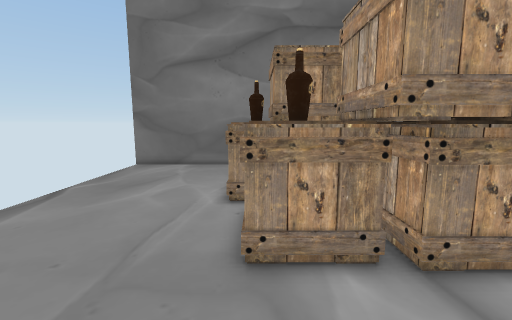
[1] (above)

14 first-person views from a walk through a scene from a Unity 3-D project. The camera is 1.5 m above the floor, tilts 8° down and sees 90° across. The floor is counted in squares, 0.5 m on a side. Each view is taken from the middle of a square. On the plan, view 1 faces up. The plan holds only what a view shows up to about 19 squares ahead; the rest is blank. The place goes on beyond the plan.

[2]
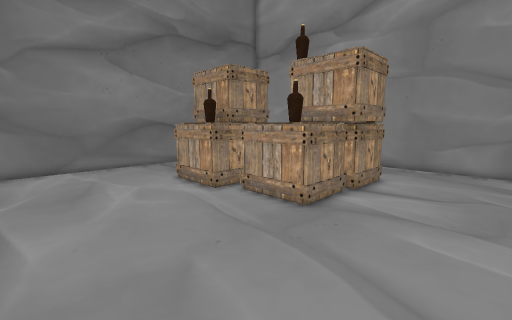

[3]
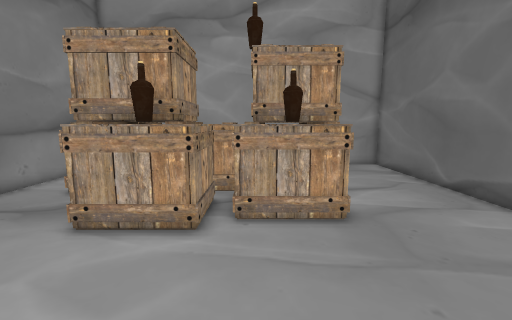

[4]
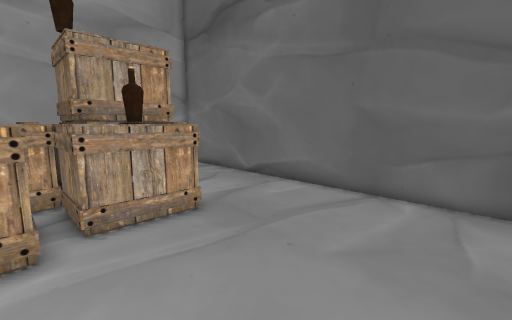

[5]
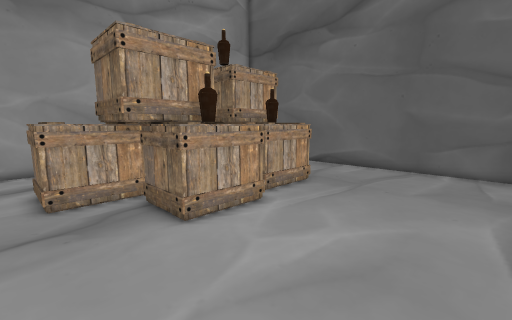

[6]
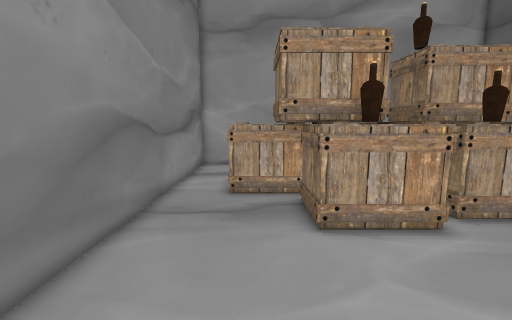

[7]
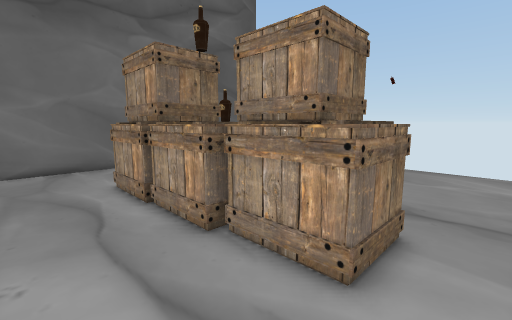

[8]
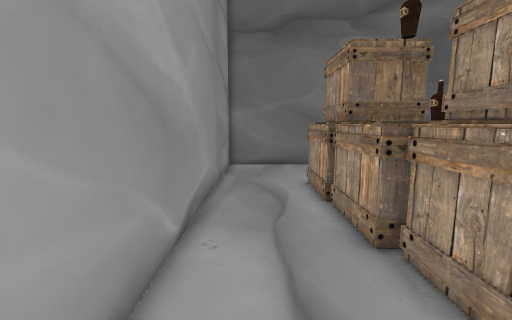

[9]
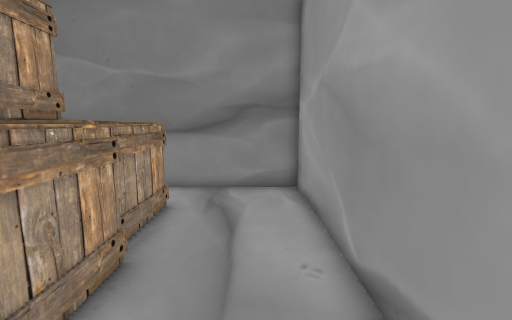

[10]
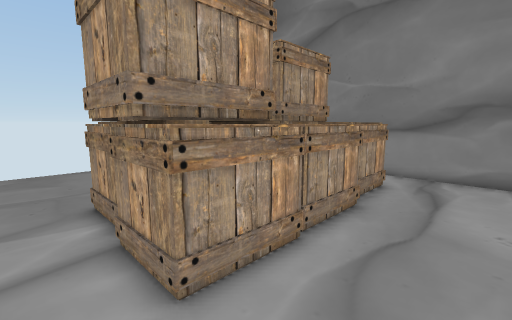

[11]
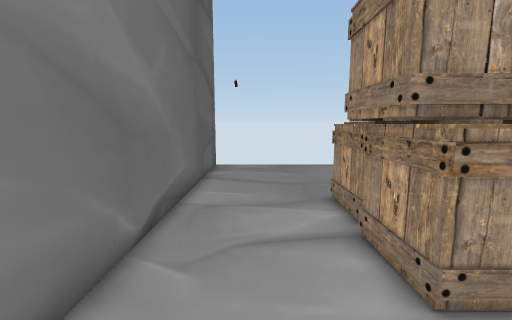

[12]
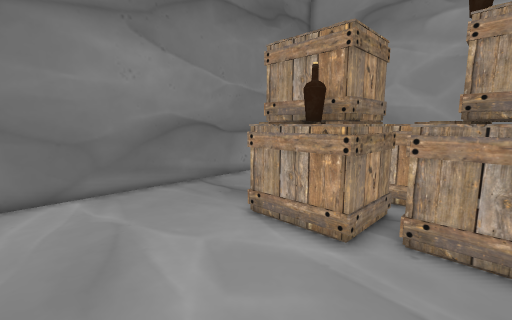

[13]
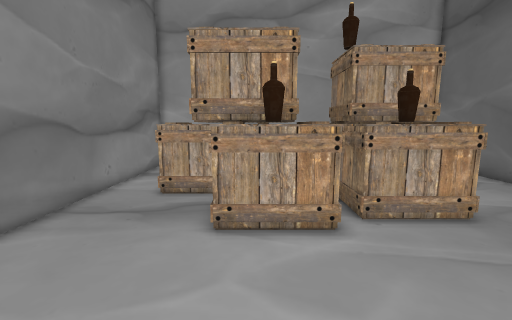

[14]
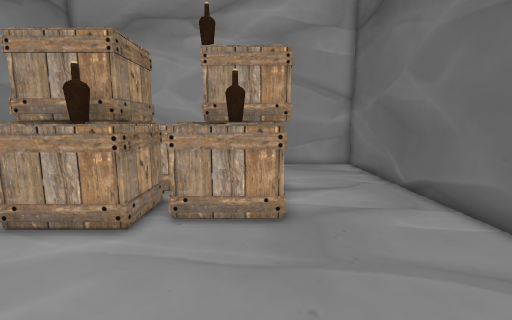

### Floor plan
Key: @ floor where view 1 was taken; # wall or solid block; . floor; C crate; B bottle.
Columns run from 9 left of view 1 to 11 right of it. Each row starts with its distance up from view 1.
 19 #####################
 18  ...................#
 17  ...................#
 16  ...........CCCC....#
 15  ...........C CC....#
 14  .........CCCC C....#
 13  .......CCCCCCCC....#
 12  .......CBC CCCC....#
 11  .......CB  CCCC....#
 10  .......CCCCC  C....#
  9  ........CCCC CC....#
  8  ........CCCCCCC....#
  7  ........CB C CC....#
  6  ........CCCC CC....#
  5  ........CCCCCCC....#
  4  ...................#
  3  ...................#
  2  ...................#
  1  ...................#
  0  ........@..........#
 -1 #####################

Where each view was taken, in squares from view 1:
view 1: 0 up, 0 right, facing up
view 2: 0 up, 8 left, facing up-right
view 3: 8 up, 8 left, facing right
view 4: 10 up, 8 left, facing down-right
view 5: 17 up, 8 left, facing down-right
view 6: 15 up, 8 left, facing right
view 7: 18 up, 10 right, facing down-left
view 8: 18 up, 9 right, facing down
view 9: 7 up, 9 right, facing up
view 10: 3 up, 10 right, facing up-left
view 11: 2 up, 10 right, facing left
view 12: 7 up, 7 left, facing up-right
view 13: 12 up, 8 left, facing right
view 14: 6 up, 8 left, facing right
